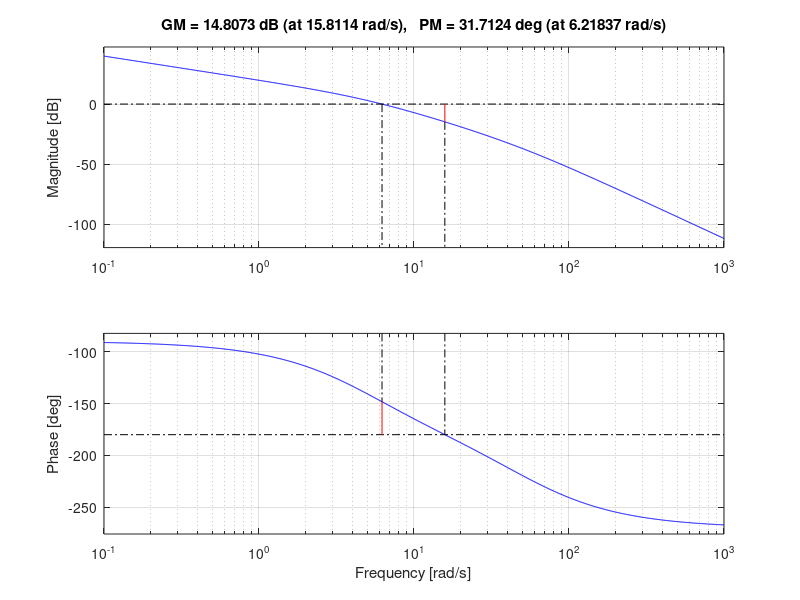

Write the MATLAB code that produced this figure. (Note: this script raises an error after producing the figure.)
%% Magnitude and Phase
clc; clear all; 
s = tf('s')
n = 2500;
d = s*(s+5)*(s+50);
g = n/d; %<--------fill in the 
figure(1)
margin(g)
%% Roots
clc; clear all;
syms s
a = [1 4 8 4];
r = roots(a)
b = s^3+4*s^2+8*s+4;
c = root(b,s)

%% Bode
clc; clear all; 


%% Simplify polynomeal
clc; clear all; 
syms s x
a = (-1/(s+2))*(s/(s^2+9));
simplify(a)
expand(a)
factor(a)
b = factor(s^(3)+2*s^2+3*(1+x)*s+6);
b
c = factor((1 - s^2)*(1 - s));
c

%% Laplace and Inverse Laplace
clc; clear all; 
syms s t
a = (s)/((s+2)^2+16)
F = laplace(a,t,s)
f = ilaplace(F,s,t)


%% residue
clc; clear all;

n = [1];
d = [1 1 4];
n1= [1 0];
d1= [1 10];
t = tf(n,d)
t1= tf(n1,d1)
a = t/(1+t*t1);

[r,p,k] = residue(a)



%% TIME CONSTANT   SETTLING TIME
clc; clear all; 
s = tf('s');
k = 1; 
G = 1/s * 5/(s+5)
[z,p,k] = zpkdata(G)
G1 = zpk(z,p,k,'DisplayFormat', 'timeconstant')
damp(G)
[w, zeta, p] = damp(G)
tau = 1./w 


%%
clc; clear all; 
syms s
t = linspace(0,1,5)
G = 1/s * 5/(s+5);
a = ilaplace(G);
figure()
plot(t,a)
